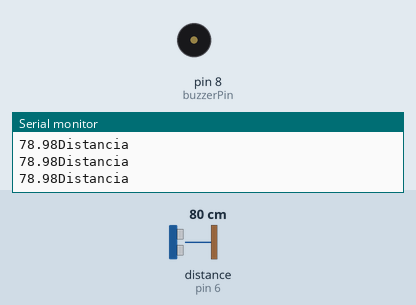
Bench run of a sketch on a simulated Arduino Uno, built with avr-gcc and run on an emulated ATmega328P. On the bench: buzzer (waves = sounding, pin HIGH), the last lines printed to the serial monitor. Wiring (inferred from the names in the program): ultrasonic range finder: trigger pin 7; echo pin 6. The inputs (shaded band) are chosen by the test bench; at power-on: distance to the obstacle (sensor on pin 6) 80 cm. The echo pulse lasts 58.3 µs per cm; pins used as bus, display or sensor lines are not drawn.

Above: at 1.2 s.
1.3 s: distance to the obstacle (sensor on pin 6) set to 23 cm
4.3 s: distance to the obstacle (sensor on pin 6) set to 19 cm
At 4.58 s:
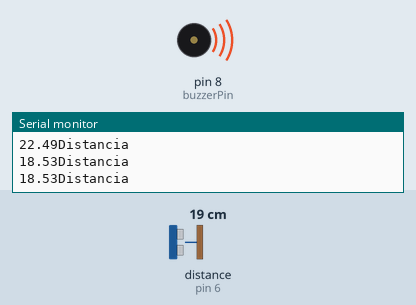
7.3 s: distance to the obstacle (sensor on pin 6) set to 120 cm
At 7.3 s:
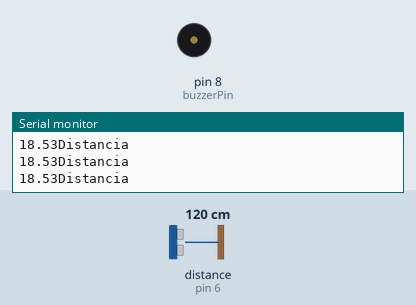
8.8 s: distance to the obstacle (sensor on pin 6) set to 2 cm
At 9.07 s:
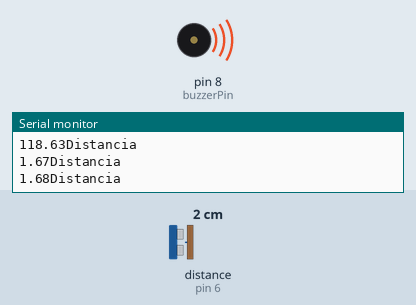
Timing chart, 0 to 12.8 s (numbered marks = the images above; inputs shaded):
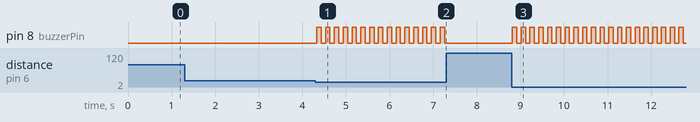

Measured:
- the behaviour switches between 21 and 20 cm on distance to the obstacle (sensor on pin 6) (found by bisection; images 0 and 1)
- after the input at 4.3 s, pin 8 (buzzerPin): alternates HIGH for 0.10 s and LOW for 0.10 s, starting at once
- after the input at 7.3 s, pin 8 (buzzerPin): stops changing and stays LOW
- after the input at 8.8 s, pin 8 (buzzerPin): alternates HIGH for 0.10 s and LOW for 0.10 s, starting at once

The sketch:

Practica3_SensorUltrasonico.ino
```cpp
#include <Ultrasonic.h>

const int trigPin = 7;
const int echoPin = 6;
const int buzzerPin = 8;

void setup() {
  // put your setup code here, to run once:
Serial.begin(9600);
pinMode(trigPin, OUTPUT);
pinMode(echoPin, INPUT);
pinMode(buzzerPin, OUTPUT);

}

void loop() {
  // put your main code here, to run repeatedly:
digitalWrite(trigPin, LOW);
delayMicroseconds(2);
digitalWrite(trigPin, HIGH);
delayMicroseconds(10);
digitalWrite(trigPin, LOW);

long duration = pulseIn(echoPin, HIGH);
float distance = duration * 0.034/2;

Serial.print(distance);
Serial.print("Distancia");
Serial.println();

if (distance <= 20) {
  digitalWrite(buzzerPin, HIGH);
  delay(100);
  digitalWrite(buzzerPin, LOW);
  delay(100);
} else {
  digitalWrite(buzzerPin, LOW);
}

}
```
